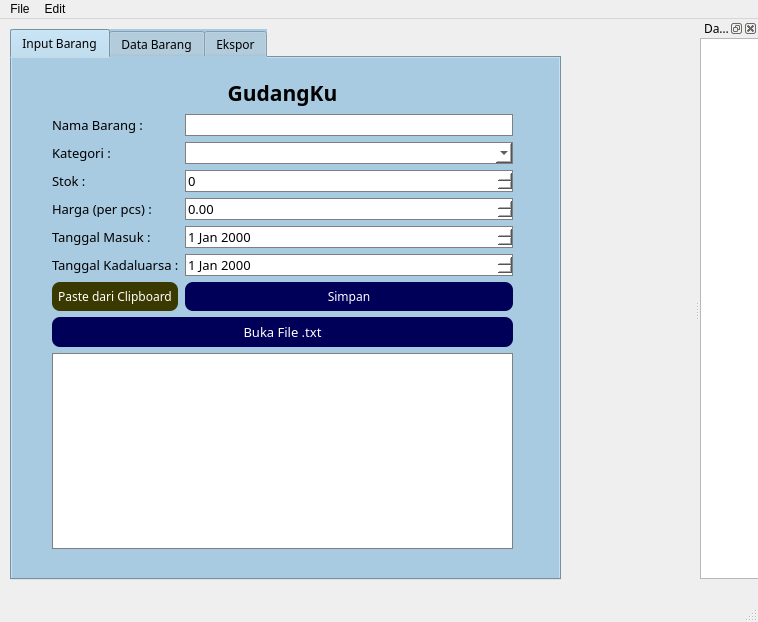
<?xml version="1.0" encoding="UTF-8"?>
<ui version="4.0">
 <class>MainWindow</class>
 <widget class="QMainWindow" name="MainWindow">
  <property name="windowModality">
   <enum>Qt::ApplicationModal</enum>
  </property>
  <property name="geometry">
   <rect>
    <x>0</x>
    <y>0</y>
    <width>758</width>
    <height>622</height>
   </rect>
  </property>
  <property name="windowTitle">
   <string>MainWindow</string>
  </property>
  <property name="styleSheet">
   <string notr="true"/>
  </property>
  <widget class="QWidget" name="centralwidget">
   <widget class="QWidget" name="verticalLayoutWidget">
    <property name="geometry">
     <rect>
      <x>10</x>
      <y>10</y>
      <width>551</width>
      <height>551</height>
     </rect>
    </property>
    <layout class="QVBoxLayout" name="verticalLayout">
     <item>
      <widget class="QTabWidget" name="tabWidget">
       <property name="palette">
        <palette>
         <active>
          <colorrole role="Button">
           <brush brushstyle="SolidPattern">
            <color alpha="255">
             <red>168</red>
             <green>203</green>
             <blue>226</blue>
            </color>
           </brush>
          </colorrole>
          <colorrole role="Base">
           <brush brushstyle="SolidPattern">
            <color alpha="255">
             <red>168</red>
             <green>203</green>
             <blue>226</blue>
            </color>
           </brush>
          </colorrole>
          <colorrole role="Window">
           <brush brushstyle="SolidPattern">
            <color alpha="255">
             <red>168</red>
             <green>203</green>
             <blue>226</blue>
            </color>
           </brush>
          </colorrole>
         </active>
         <inactive>
          <colorrole role="Button">
           <brush brushstyle="SolidPattern">
            <color alpha="255">
             <red>168</red>
             <green>203</green>
             <blue>226</blue>
            </color>
           </brush>
          </colorrole>
          <colorrole role="Base">
           <brush brushstyle="SolidPattern">
            <color alpha="255">
             <red>168</red>
             <green>203</green>
             <blue>226</blue>
            </color>
           </brush>
          </colorrole>
          <colorrole role="Window">
           <brush brushstyle="SolidPattern">
            <color alpha="255">
             <red>168</red>
             <green>203</green>
             <blue>226</blue>
            </color>
           </brush>
          </colorrole>
         </inactive>
         <disabled>
          <colorrole role="Button">
           <brush brushstyle="SolidPattern">
            <color alpha="255">
             <red>168</red>
             <green>203</green>
             <blue>226</blue>
            </color>
           </brush>
          </colorrole>
          <colorrole role="Base">
           <brush brushstyle="SolidPattern">
            <color alpha="255">
             <red>168</red>
             <green>203</green>
             <blue>226</blue>
            </color>
           </brush>
          </colorrole>
          <colorrole role="Window">
           <brush brushstyle="SolidPattern">
            <color alpha="255">
             <red>168</red>
             <green>203</green>
             <blue>226</blue>
            </color>
           </brush>
          </colorrole>
         </disabled>
        </palette>
       </property>
       <property name="font">
        <font>
         <family>MS Reference Sans Serif</family>
         <pointsize>9</pointsize>
         <weight>50</weight>
         <bold>false</bold>
        </font>
       </property>
       <property name="autoFillBackground">
        <bool>false</bool>
       </property>
       <property name="styleSheet">
        <string notr="true">QWidget {
	background-color: rgb(168, 203, 226);
}

QLineEdit {
    background-color: white;
    color: black;
    border: 1px solid gray;
}

QComboBox{
	background-color: white;
    color: black;
    border: 1px solid gray;
}

QSpinBox{
	background-color: white;
    color: black;
    border: 1px solid gray;
}

QDoubleSpinBox{
	background-color: white;
    color: black;
    border: 1px solid gray;
}

QDateEdit{
	background-color: white;
    color: black;
    border: 1px solid gray;
}

QPushButton{
	background-color: rgb(0, 0, 89);
    color: white;
	border-radius: 8px;
	padding: 6px;
}

QTextEdit{
	background-color: white;
    color: black;
    border: 1px solid gray;
}

QTableView{
	background-color: white;
    color: black;
    border: 1px solid gray;
}

</string>
       </property>
       <property name="currentIndex">
        <number>0</number>
       </property>
       <widget class="QWidget" name="tab">
        <attribute name="title">
         <string>Input Barang</string>
        </attribute>
        <widget class="QWidget" name="verticalLayoutWidget_2">
         <property name="geometry">
          <rect>
           <x>40</x>
           <y>20</y>
           <width>461</width>
           <height>471</height>
          </rect>
         </property>
         <layout class="QVBoxLayout" name="verticalLayout_2">
          <item>
           <widget class="QLabel" name="label_10">
            <property name="sizeIncrement">
             <size>
              <width>2</width>
              <height>0</height>
             </size>
            </property>
            <property name="font">
             <font>
              <family>MS Reference Sans Serif</family>
              <pointsize>16</pointsize>
              <weight>75</weight>
              <bold>true</bold>
              <stylestrategy>PreferAntialias</stylestrategy>
             </font>
            </property>
            <property name="mouseTracking">
             <bool>true</bool>
            </property>
            <property name="tabletTracking">
             <bool>false</bool>
            </property>
            <property name="focusPolicy">
             <enum>Qt::WheelFocus</enum>
            </property>
            <property name="contextMenuPolicy">
             <enum>Qt::PreventContextMenu</enum>
            </property>
            <property name="toolTipDuration">
             <number>-6</number>
            </property>
            <property name="frameShape">
             <enum>QFrame::NoFrame</enum>
            </property>
            <property name="text">
             <string>GudangKu</string>
            </property>
            <property name="textFormat">
             <enum>Qt::AutoText</enum>
            </property>
            <property name="scaledContents">
             <bool>false</bool>
            </property>
            <property name="alignment">
             <set>Qt::AlignCenter</set>
            </property>
            <property name="wordWrap">
             <bool>false</bool>
            </property>
            <property name="indent">
             <number>-1</number>
            </property>
            <property name="openExternalLinks">
             <bool>false</bool>
            </property>
            <property name="textInteractionFlags">
             <set>Qt::NoTextInteraction</set>
            </property>
           </widget>
          </item>
          <item>
           <layout class="QFormLayout" name="formLayout_2">
            <item row="0" column="0">
             <widget class="QLabel" name="label">
              <property name="enabled">
               <bool>true</bool>
              </property>
              <property name="font">
               <font>
                <family>MS Reference Sans Serif</family>
                <pointsize>10</pointsize>
               </font>
              </property>
              <property name="text">
               <string>Nama Barang :</string>
              </property>
             </widget>
            </item>
            <item row="0" column="1">
             <widget class="QLineEdit" name="nama_barang">
              <property name="font">
               <font>
                <family>MS Reference Sans Serif</family>
                <pointsize>10</pointsize>
               </font>
              </property>
              <property name="acceptDrops">
               <bool>true</bool>
              </property>
             </widget>
            </item>
            <item row="1" column="0">
             <widget class="QLabel" name="label_2">
              <property name="font">
               <font>
                <family>MS Reference Sans Serif</family>
                <pointsize>10</pointsize>
                <strikeout>false</strikeout>
               </font>
              </property>
              <property name="text">
               <string>Kategori :</string>
              </property>
             </widget>
            </item>
            <item row="1" column="1">
             <widget class="QComboBox" name="kategori">
              <property name="font">
               <font>
                <family>MS Reference Sans Serif</family>
                <pointsize>10</pointsize>
               </font>
              </property>
              <property name="contextMenuPolicy">
               <enum>Qt::PreventContextMenu</enum>
              </property>
             </widget>
            </item>
            <item row="2" column="0">
             <widget class="QLabel" name="label_3">
              <property name="font">
               <font>
                <family>MS Reference Sans Serif</family>
                <pointsize>10</pointsize>
               </font>
              </property>
              <property name="text">
               <string>Stok :</string>
              </property>
             </widget>
            </item>
            <item row="2" column="1">
             <widget class="QSpinBox" name="stok">
              <property name="font">
               <font>
                <family>MS Reference Sans Serif</family>
                <pointsize>10</pointsize>
               </font>
              </property>
              <property name="maximum">
               <number>100</number>
              </property>
             </widget>
            </item>
            <item row="3" column="0">
             <widget class="QLabel" name="label_4">
              <property name="font">
               <font>
                <family>MS Reference Sans Serif</family>
                <pointsize>10</pointsize>
               </font>
              </property>
              <property name="text">
               <string>Harga (per pcs) :</string>
              </property>
             </widget>
            </item>
            <item row="3" column="1">
             <widget class="QDoubleSpinBox" name="harga_brng">
              <property name="font">
               <font>
                <family>MS Reference Sans Serif</family>
                <pointsize>10</pointsize>
               </font>
              </property>
              <property name="maximum">
               <double>1.000000000000000</double>
              </property>
             </widget>
            </item>
            <item row="4" column="0">
             <widget class="QLabel" name="label_5">
              <property name="font">
               <font>
                <family>MS Reference Sans Serif</family>
                <pointsize>10</pointsize>
               </font>
              </property>
              <property name="text">
               <string>Tanggal Masuk :</string>
              </property>
             </widget>
            </item>
            <item row="4" column="1">
             <widget class="QDateEdit" name="tgl_masuk">
              <property name="font">
               <font>
                <family>MS Reference Sans Serif</family>
                <pointsize>10</pointsize>
               </font>
              </property>
             </widget>
            </item>
            <item row="5" column="0">
             <widget class="QLabel" name="label_6">
              <property name="font">
               <font>
                <family>MS Reference Sans Serif</family>
                <pointsize>10</pointsize>
               </font>
              </property>
              <property name="text">
               <string>Tanggal Kadaluarsa :</string>
              </property>
             </widget>
            </item>
            <item row="5" column="1">
             <widget class="QDateEdit" name="tgl_kdluarsa">
              <property name="font">
               <font>
                <family>MS Reference Sans Serif</family>
                <pointsize>10</pointsize>
               </font>
              </property>
             </widget>
            </item>
            <item row="6" column="0">
             <widget class="QPushButton" name="btn_paste">
              <property name="font">
               <font>
                <family>MS Reference Sans Serif</family>
                <pointsize>9</pointsize>
               </font>
              </property>
              <property name="styleSheet">
               <string notr="true">QPushButton{
	background-color: rgb(57, 57, 0);
    color: white;
	border-radius: 8px;
	padding: 6px;
}</string>
              </property>
              <property name="text">
               <string>Paste dari Clipboard</string>
              </property>
             </widget>
            </item>
            <item row="6" column="1">
             <widget class="QPushButton" name="btn_simpan">
              <property name="palette">
               <palette>
                <active>
                 <colorrole role="WindowText">
                  <brush brushstyle="SolidPattern">
                   <color alpha="255">
                    <red>255</red>
                    <green>255</green>
                    <blue>255</blue>
                   </color>
                  </brush>
                 </colorrole>
                 <colorrole role="Button">
                  <brush brushstyle="SolidPattern">
                   <color alpha="255">
                    <red>0</red>
                    <green>0</green>
                    <blue>89</blue>
                   </color>
                  </brush>
                 </colorrole>
                 <colorrole role="Light">
                  <brush brushstyle="SolidPattern">
                   <color alpha="255">
                    <red>199</red>
                    <green>222</green>
                    <blue>255</blue>
                   </color>
                  </brush>
                 </colorrole>
                 <colorrole role="Text">
                  <brush brushstyle="SolidPattern">
                   <color alpha="255">
                    <red>255</red>
                    <green>255</green>
                    <blue>255</blue>
                   </color>
                  </brush>
                 </colorrole>
                 <colorrole role="ButtonText">
                  <brush brushstyle="SolidPattern">
                   <color alpha="255">
                    <red>255</red>
                    <green>255</green>
                    <blue>255</blue>
                   </color>
                  </brush>
                 </colorrole>
                 <colorrole role="Base">
                  <brush brushstyle="SolidPattern">
                   <color alpha="255">
                    <red>0</red>
                    <green>0</green>
                    <blue>89</blue>
                   </color>
                  </brush>
                 </colorrole>
                 <colorrole role="Window">
                  <brush brushstyle="SolidPattern">
                   <color alpha="255">
                    <red>0</red>
                    <green>0</green>
                    <blue>89</blue>
                   </color>
                  </brush>
                 </colorrole>
                </active>
                <inactive>
                 <colorrole role="WindowText">
                  <brush brushstyle="SolidPattern">
                   <color alpha="255">
                    <red>255</red>
                    <green>255</green>
                    <blue>255</blue>
                   </color>
                  </brush>
                 </colorrole>
                 <colorrole role="Button">
                  <brush brushstyle="SolidPattern">
                   <color alpha="255">
                    <red>0</red>
                    <green>0</green>
                    <blue>89</blue>
                   </color>
                  </brush>
                 </colorrole>
                 <colorrole role="Light">
                  <brush brushstyle="SolidPattern">
                   <color alpha="255">
                    <red>199</red>
                    <green>222</green>
                    <blue>255</blue>
                   </color>
                  </brush>
                 </colorrole>
                 <colorrole role="Text">
                  <brush brushstyle="SolidPattern">
                   <color alpha="255">
                    <red>255</red>
                    <green>255</green>
                    <blue>255</blue>
                   </color>
                  </brush>
                 </colorrole>
                 <colorrole role="ButtonText">
                  <brush brushstyle="SolidPattern">
                   <color alpha="255">
                    <red>255</red>
                    <green>255</green>
                    <blue>255</blue>
                   </color>
                  </brush>
                 </colorrole>
                 <colorrole role="Base">
                  <brush brushstyle="SolidPattern">
                   <color alpha="255">
                    <red>0</red>
                    <green>0</green>
                    <blue>89</blue>
                   </color>
                  </brush>
                 </colorrole>
                 <colorrole role="Window">
                  <brush brushstyle="SolidPattern">
                   <color alpha="255">
                    <red>0</red>
                    <green>0</green>
                    <blue>89</blue>
                   </color>
                  </brush>
                 </colorrole>
                </inactive>
                <disabled>
                 <colorrole role="WindowText">
                  <brush brushstyle="SolidPattern">
                   <color alpha="255">
                    <red>255</red>
                    <green>255</green>
                    <blue>255</blue>
                   </color>
                  </brush>
                 </colorrole>
                 <colorrole role="Button">
                  <brush brushstyle="SolidPattern">
                   <color alpha="255">
                    <red>0</red>
                    <green>0</green>
                    <blue>89</blue>
                   </color>
                  </brush>
                 </colorrole>
                 <colorrole role="Light">
                  <brush brushstyle="SolidPattern">
                   <color alpha="255">
                    <red>199</red>
                    <green>222</green>
                    <blue>255</blue>
                   </color>
                  </brush>
                 </colorrole>
                 <colorrole role="Text">
                  <brush brushstyle="SolidPattern">
                   <color alpha="255">
                    <red>255</red>
                    <green>255</green>
                    <blue>255</blue>
                   </color>
                  </brush>
                 </colorrole>
                 <colorrole role="ButtonText">
                  <brush brushstyle="SolidPattern">
                   <color alpha="255">
                    <red>255</red>
                    <green>255</green>
                    <blue>255</blue>
                   </color>
                  </brush>
                 </colorrole>
                 <colorrole role="Base">
                  <brush brushstyle="SolidPattern">
                   <color alpha="255">
                    <red>0</red>
                    <green>0</green>
                    <blue>89</blue>
                   </color>
                  </brush>
                 </colorrole>
                 <colorrole role="Window">
                  <brush brushstyle="SolidPattern">
                   <color alpha="255">
                    <red>0</red>
                    <green>0</green>
                    <blue>89</blue>
                   </color>
                  </brush>
                 </colorrole>
                </disabled>
               </palette>
              </property>
              <property name="font">
               <font>
                <family>MS Reference Sans Serif</family>
                <pointsize>9</pointsize>
               </font>
              </property>
              <property name="focusPolicy">
               <enum>Qt::NoFocus</enum>
              </property>
              <property name="autoFillBackground">
               <bool>false</bool>
              </property>
              <property name="styleSheet">
               <string notr="true"/>
              </property>
              <property name="text">
               <string>Simpan</string>
              </property>
              <property name="autoDefault">
               <bool>false</bool>
              </property>
             </widget>
            </item>
           </layout>
          </item>
          <item>
           <layout class="QVBoxLayout" name="verticalLayout_5">
            <item>
             <widget class="QPushButton" name="btn_bukafile">
              <property name="font">
               <font>
                <family>MS Reference Sans Serif</family>
                <pointsize>10</pointsize>
               </font>
              </property>
              <property name="styleSheet">
               <string notr="true"/>
              </property>
              <property name="text">
               <string>Buka File .txt</string>
              </property>
             </widget>
            </item>
            <item>
             <widget class="QTextEdit" name="textEdit">
              <property name="font">
               <font>
                <family>MS Reference Sans Serif</family>
               </font>
              </property>
             </widget>
            </item>
           </layout>
          </item>
         </layout>
        </widget>
       </widget>
       <widget class="QWidget" name="tab_3">
        <attribute name="title">
         <string>Data Barang</string>
        </attribute>
        <widget class="QWidget" name="verticalLayoutWidget_3">
         <property name="geometry">
          <rect>
           <x>40</x>
           <y>20</y>
           <width>461</width>
           <height>471</height>
          </rect>
         </property>
         <layout class="QVBoxLayout" name="verticalLayout_3">
          <item>
           <widget class="QLabel" name="label_11">
            <property name="sizeIncrement">
             <size>
              <width>2</width>
              <height>0</height>
             </size>
            </property>
            <property name="font">
             <font>
              <family>MS Reference Sans Serif</family>
              <pointsize>16</pointsize>
              <weight>75</weight>
              <bold>true</bold>
              <stylestrategy>PreferAntialias</stylestrategy>
             </font>
            </property>
            <property name="mouseTracking">
             <bool>true</bool>
            </property>
            <property name="tabletTracking">
             <bool>false</bool>
            </property>
            <property name="focusPolicy">
             <enum>Qt::WheelFocus</enum>
            </property>
            <property name="contextMenuPolicy">
             <enum>Qt::PreventContextMenu</enum>
            </property>
            <property name="toolTipDuration">
             <number>-6</number>
            </property>
            <property name="frameShape">
             <enum>QFrame::NoFrame</enum>
            </property>
            <property name="text">
             <string>GudangKu</string>
            </property>
            <property name="textFormat">
             <enum>Qt::AutoText</enum>
            </property>
            <property name="scaledContents">
             <bool>false</bool>
            </property>
            <property name="alignment">
             <set>Qt::AlignCenter</set>
            </property>
            <property name="wordWrap">
             <bool>false</bool>
            </property>
            <property name="indent">
             <number>-1</number>
            </property>
            <property name="openExternalLinks">
             <bool>false</bool>
            </property>
            <property name="textInteractionFlags">
             <set>Qt::NoTextInteraction</set>
            </property>
           </widget>
          </item>
          <item>
           <widget class="QLabel" name="label_9">
            <property name="font">
             <font>
              <family>MS Reference Sans Serif</family>
              <pointsize>10</pointsize>
             </font>
            </property>
            <property name="text">
             <string>Cari Barang</string>
            </property>
           </widget>
          </item>
          <item>
           <widget class="QLineEdit" name="cari_brng">
            <property name="font">
             <font>
              <family>MS Reference Sans Serif</family>
              <pointsize>10</pointsize>
             </font>
            </property>
           </widget>
          </item>
          <item>
           <widget class="QLabel" name="label_8">
            <property name="font">
             <font>
              <family>MS Reference Sans Serif</family>
              <pointsize>10</pointsize>
             </font>
            </property>
            <property name="text">
             <string>Tabel Data Barang</string>
            </property>
           </widget>
          </item>
          <item>
           <widget class="QTableWidget" name="tableWidget"/>
          </item>
          <item>
           <widget class="QPushButton" name="pushButton_4">
            <property name="font">
             <font>
              <family>MS Reference Sans Serif</family>
              <pointsize>9</pointsize>
             </font>
            </property>
            <property name="text">
             <string>Hapus Barang</string>
            </property>
           </widget>
          </item>
         </layout>
        </widget>
       </widget>
       <widget class="QWidget" name="tab_2">
        <attribute name="title">
         <string>Ekspor</string>
        </attribute>
        <widget class="QWidget" name="verticalLayoutWidget_4">
         <property name="geometry">
          <rect>
           <x>40</x>
           <y>20</y>
           <width>461</width>
           <height>131</height>
          </rect>
         </property>
         <layout class="QVBoxLayout" name="verticalLayout_4">
          <item>
           <widget class="QLabel" name="label_12">
            <property name="sizeIncrement">
             <size>
              <width>2</width>
              <height>0</height>
             </size>
            </property>
            <property name="font">
             <font>
              <family>MS Reference Sans Serif</family>
              <pointsize>16</pointsize>
              <weight>75</weight>
              <bold>true</bold>
              <stylestrategy>PreferAntialias</stylestrategy>
             </font>
            </property>
            <property name="mouseTracking">
             <bool>true</bool>
            </property>
            <property name="tabletTracking">
             <bool>false</bool>
            </property>
            <property name="focusPolicy">
             <enum>Qt::WheelFocus</enum>
            </property>
            <property name="contextMenuPolicy">
             <enum>Qt::PreventContextMenu</enum>
            </property>
            <property name="toolTipDuration">
             <number>-6</number>
            </property>
            <property name="frameShape">
             <enum>QFrame::NoFrame</enum>
            </property>
            <property name="text">
             <string>GudangKu</string>
            </property>
            <property name="textFormat">
             <enum>Qt::AutoText</enum>
            </property>
            <property name="scaledContents">
             <bool>false</bool>
            </property>
            <property name="alignment">
             <set>Qt::AlignCenter</set>
            </property>
            <property name="wordWrap">
             <bool>false</bool>
            </property>
            <property name="indent">
             <number>-1</number>
            </property>
            <property name="openExternalLinks">
             <bool>false</bool>
            </property>
            <property name="textInteractionFlags">
             <set>Qt::NoTextInteraction</set>
            </property>
           </widget>
          </item>
          <item>
           <widget class="QLabel" name="label_7">
            <property name="font">
             <font>
              <family>MS Reference Sans Serif</family>
              <pointsize>10</pointsize>
             </font>
            </property>
            <property name="text">
             <string>Export Data Barang</string>
            </property>
           </widget>
          </item>
          <item>
           <widget class="QPushButton" name="pushButton_5">
            <property name="font">
             <font>
              <family>MS Reference Sans Serif</family>
              <pointsize>9</pointsize>
             </font>
            </property>
            <property name="text">
             <string>Export ke CSV</string>
            </property>
           </widget>
          </item>
         </layout>
        </widget>
       </widget>
      </widget>
     </item>
    </layout>
   </widget>
  </widget>
  <widget class="QStatusBar" name="statusbar"/>
  <widget class="QMenuBar" name="menubar">
   <property name="geometry">
    <rect>
     <x>0</x>
     <y>0</y>
     <width>758</width>
     <height>26</height>
    </rect>
   </property>
   <widget class="QMenu" name="menuFile">
    <property name="title">
     <string>File</string>
    </property>
    <addaction name="actionBuka_File_txt"/>
    <addaction name="actionSimpan"/>
    <addaction name="actionEkspor"/>
    <addaction name="separator"/>
    <addaction name="actionKeluar_2"/>
   </widget>
   <widget class="QMenu" name="menuEdit">
    <property name="title">
     <string>Edit</string>
    </property>
    <widget class="QMenu" name="menuTema">
     <property name="title">
      <string>Tema</string>
     </property>
     <addaction name="actionTema_Terang"/>
     <addaction name="actionTema_Gelap"/>
     <addaction name="actionTema_Default"/>
    </widget>
    <addaction name="actionCari_Barang"/>
    <addaction name="actionDaftar_Ringkas"/>
    <addaction name="separator"/>
    <addaction name="menuTema"/>
    <addaction name="actionUkuran_Font"/>
   </widget>
   <addaction name="menuFile"/>
   <addaction name="menuEdit"/>
  </widget>
  <widget class="QDockWidget" name="dockWidget_12">
   <property name="enabled">
    <bool>true</bool>
   </property>
   <property name="font">
    <font>
     <family>MS Reference Sans Serif</family>
     <pointsize>9</pointsize>
    </font>
   </property>
   <property name="styleSheet">
    <string notr="true"/>
   </property>
   <property name="features">
    <set>QDockWidget::AllDockWidgetFeatures</set>
   </property>
   <property name="windowTitle">
    <string>Daftar Barang</string>
   </property>
   <attribute name="dockWidgetArea">
    <number>2</number>
   </attribute>
   <widget class="QWidget" name="dockWidgetContents_12">
    <widget class="QListWidget" name="listWidget">
     <property name="geometry">
      <rect>
       <x>0</x>
       <y>0</y>
       <width>181</width>
       <height>541</height>
      </rect>
     </property>
    </widget>
   </widget>
  </widget>
  <action name="actionSimpan">
   <property name="text">
    <string>Simpan</string>
   </property>
   <property name="font">
    <font>
     <family>MS Reference Sans Serif</family>
     <pointsize>9</pointsize>
    </font>
   </property>
  </action>
  <action name="actionEkspor">
   <property name="text">
    <string>Ekspor </string>
   </property>
   <property name="font">
    <font>
     <family>MS Reference Sans Serif</family>
     <pointsize>9</pointsize>
    </font>
   </property>
  </action>
  <action name="actionKeluar">
   <property name="text">
    <string>Keluar</string>
   </property>
  </action>
  <action name="actionCari_Barang">
   <property name="text">
    <string>Cari Barang</string>
   </property>
   <property name="font">
    <font>
     <family>MS Reference Sans Serif</family>
     <pointsize>9</pointsize>
    </font>
   </property>
  </action>
  <action name="actionDaftar_Ringkas">
   <property name="text">
    <string>Daftar Ringkas</string>
   </property>
   <property name="font">
    <font>
     <family>MS Reference Sans Serif</family>
     <pointsize>9</pointsize>
    </font>
   </property>
  </action>
  <action name="actionKeluar_2">
   <property name="text">
    <string>Keluar</string>
   </property>
   <property name="font">
    <font>
     <family>MS Reference Sans Serif</family>
     <pointsize>9</pointsize>
    </font>
   </property>
  </action>
  <action name="actionBuka_File_txt">
   <property name="text">
    <string>Buka File .txt</string>
   </property>
   <property name="font">
    <font>
     <family>MS Reference Sans Serif</family>
     <pointsize>9</pointsize>
    </font>
   </property>
  </action>
  <action name="actionUkuran_Font">
   <property name="text">
    <string>Ukuran Font</string>
   </property>
   <property name="font">
    <font>
     <family>MS Reference Sans Serif</family>
     <pointsize>9</pointsize>
    </font>
   </property>
  </action>
  <action name="actionTema_Gelap">
   <property name="text">
    <string>Tema Gelap</string>
   </property>
  </action>
  <action name="actionTema_Default">
   <property name="text">
    <string>Tema Default</string>
   </property>
  </action>
  <action name="actionTema_Terang">
   <property name="text">
    <string>Tema Terang</string>
   </property>
  </action>
 </widget>
 <resources/>
 <connections/>
</ui>
